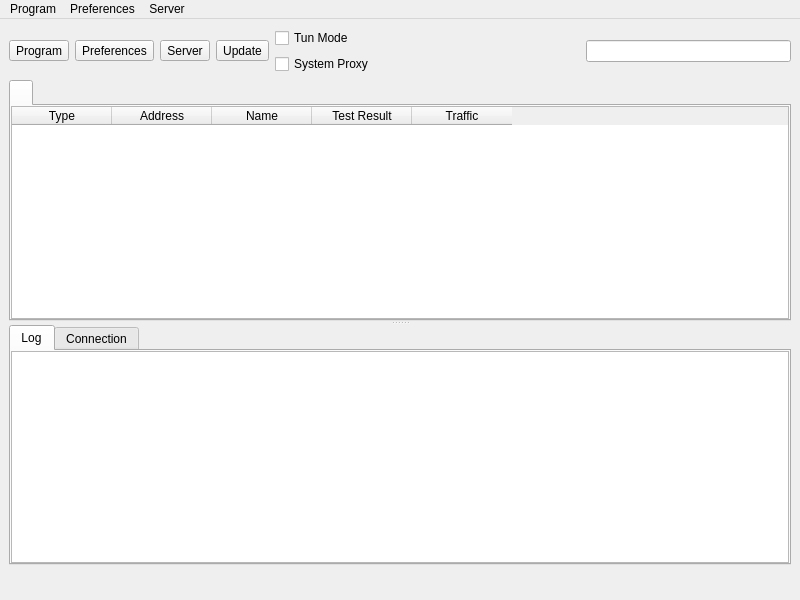
<?xml version="1.0" encoding="UTF-8"?>
<ui version="4.0">
 <class>MainWindow</class>
 <widget class="QMainWindow" name="MainWindow">
  <property name="geometry">
   <rect>
    <x>0</x>
    <y>0</y>
    <width>800</width>
    <height>600</height>
   </rect>
  </property>
  <property name="minimumSize">
   <size>
    <width>800</width>
    <height>600</height>
   </size>
  </property>
  <property name="windowTitle">
   <string notr="true">nya</string>
  </property>
  <widget class="QWidget" name="centralwidget">
   <layout class="QVBoxLayout" name="verticalLayout_3" stretch="0,0,0">
    <item>
     <layout class="QHBoxLayout" name="horizontalLayout_2">
      <item>
       <widget class="QToolButton" name="toolButton_program">
        <property name="text">
         <string>Program</string>
        </property>
        <property name="icon">
         <iconset theme="b-system-run">
          <normaloff>.</normaloff>.</iconset>
        </property>
        <property name="iconSize">
         <size>
          <width>24</width>
          <height>24</height>
         </size>
        </property>
        <property name="popupMode">
         <enum>QToolButton::InstantPopup</enum>
        </property>
        <property name="toolButtonStyle">
         <enum>Qt::ToolButtonTextUnderIcon</enum>
        </property>
       </widget>
      </item>
      <item>
       <widget class="QToolButton" name="toolButton_preferences">
        <property name="text">
         <string>Preferences</string>
        </property>
        <property name="icon">
         <iconset theme="b-preferences">
          <normaloff>.</normaloff>.</iconset>
        </property>
        <property name="iconSize">
         <size>
          <width>24</width>
          <height>24</height>
         </size>
        </property>
        <property name="popupMode">
         <enum>QToolButton::InstantPopup</enum>
        </property>
        <property name="toolButtonStyle">
         <enum>Qt::ToolButtonTextUnderIcon</enum>
        </property>
       </widget>
      </item>
      <item>
       <widget class="QToolButton" name="toolButton_server">
        <property name="text">
         <string>Server</string>
        </property>
        <property name="icon">
         <iconset theme="b-network-server">
          <normaloff>.</normaloff>.</iconset>
        </property>
        <property name="iconSize">
         <size>
          <width>24</width>
          <height>24</height>
         </size>
        </property>
        <property name="popupMode">
         <enum>QToolButton::InstantPopup</enum>
        </property>
        <property name="toolButtonStyle">
         <enum>Qt::ToolButtonTextUnderIcon</enum>
        </property>
       </widget>
      </item>
      <item>
       <widget class="QToolButton" name="toolButton_update">
        <property name="text">
         <string>Update</string>
        </property>
        <property name="icon">
         <iconset theme="b-system-software-update">
          <normaloff>.</normaloff>.</iconset>
        </property>
        <property name="iconSize">
         <size>
          <width>24</width>
          <height>24</height>
         </size>
        </property>
        <property name="popupMode">
         <enum>QToolButton::InstantPopup</enum>
        </property>
        <property name="toolButtonStyle">
         <enum>Qt::ToolButtonTextUnderIcon</enum>
        </property>
       </widget>
      </item>
      <item>
       <layout class="QVBoxLayout" name="verticalLayout_4">
        <item>
         <widget class="QCheckBox" name="checkBox_VPN">
          <property name="sizePolicy">
           <sizepolicy hsizetype="Minimum" vsizetype="Minimum">
            <horstretch>0</horstretch>
            <verstretch>0</verstretch>
           </sizepolicy>
          </property>
          <property name="text">
           <string>Tun Mode</string>
          </property>
         </widget>
        </item>
        <item>
         <widget class="QCheckBox" name="checkBox_SystemProxy">
          <property name="text">
           <string>System Proxy</string>
          </property>
         </widget>
        </item>
       </layout>
      </item>
      <item>
       <spacer name="horizontalSpacer">
        <property name="orientation">
         <enum>Qt::Horizontal</enum>
        </property>
        <property name="sizeHint" stdset="0">
         <size>
          <width>40</width>
          <height>20</height>
         </size>
        </property>
       </spacer>
      </item>
      <item>
       <widget class="QLineEdit" name="search">
        <property name="clearButtonEnabled">
         <bool>true</bool>
        </property>
       </widget>
      </item>
     </layout>
    </item>
    <item>
     <widget class="QSplitter" name="splitter">
      <property name="orientation">
       <enum>Qt::Vertical</enum>
      </property>
      <widget class="QTabWidget" name="tabWidget">
       <property name="currentIndex">
        <number>0</number>
       </property>
       <property name="movable">
        <bool>true</bool>
       </property>
       <widget class="QWidget" name="widget1">
        <attribute name="title">
         <string/>
        </attribute>
        <layout class="QGridLayout" name="gridLayout_2">
         <property name="leftMargin">
          <number>0</number>
         </property>
         <property name="topMargin">
          <number>0</number>
         </property>
         <property name="rightMargin">
          <number>0</number>
         </property>
         <property name="bottomMargin">
          <number>0</number>
         </property>
         <property name="spacing">
          <number>0</number>
         </property>
         <item row="0" column="0">
          <widget class="MyTableWidget" name="proxyListTable">
           <property name="contextMenuPolicy">
            <enum>Qt::CustomContextMenu</enum>
           </property>
           <property name="editTriggers">
            <set>QAbstractItemView::NoEditTriggers</set>
           </property>
           <property name="alternatingRowColors">
            <bool>true</bool>
           </property>
           <property name="selectionBehavior">
            <enum>QAbstractItemView::SelectRows</enum>
           </property>
           <property name="horizontalScrollMode">
            <enum>QAbstractItemView::ScrollPerPixel</enum>
           </property>
           <property name="wordWrap">
            <bool>false</bool>
           </property>
           <attribute name="horizontalHeaderMinimumSectionSize">
            <number>16</number>
           </attribute>
           <attribute name="horizontalHeaderHighlightSections">
            <bool>false</bool>
           </attribute>
           <attribute name="horizontalHeaderShowSortIndicator" stdset="0">
            <bool>false</bool>
           </attribute>
           <attribute name="verticalHeaderDefaultSectionSize">
            <number>30</number>
           </attribute>
           <column>
            <property name="text">
             <string>Type</string>
            </property>
           </column>
           <column>
            <property name="text">
             <string>Address</string>
            </property>
           </column>
           <column>
            <property name="text">
             <string>Name</string>
            </property>
           </column>
           <column>
            <property name="text">
             <string>Test Result</string>
            </property>
           </column>
           <column>
            <property name="text">
             <string>Traffic</string>
            </property>
           </column>
          </widget>
         </item>
        </layout>
       </widget>
      </widget>
      <widget class="QWidget" name="aaaaaaaaaaaaaaaaaa">
       <layout class="QVBoxLayout" name="aaaaaaaaaaaa" stretch="0">
        <item>
         <widget class="QTabWidget" name="down_tab">
          <property name="currentIndex">
           <number>0</number>
          </property>
          <widget class="QWidget" name="tab">
           <attribute name="title">
            <string>Log</string>
           </attribute>
           <layout class="QVBoxLayout" name="verticalLayout">
            <property name="spacing">
             <number>0</number>
            </property>
            <property name="leftMargin">
             <number>0</number>
            </property>
            <property name="topMargin">
             <number>0</number>
            </property>
            <property name="rightMargin">
             <number>0</number>
            </property>
            <property name="bottomMargin">
             <number>0</number>
            </property>
            <item>
             <widget class="QTextBrowser" name="masterLogBrowser">
              <property name="contextMenuPolicy">
               <enum>Qt::CustomContextMenu</enum>
              </property>
              <property name="openLinks">
               <bool>false</bool>
              </property>
             </widget>
            </item>
           </layout>
          </widget>
          <widget class="QWidget" name="tab_2">
           <attribute name="title">
            <string>Connection</string>
           </attribute>
           <layout class="QVBoxLayout" name="verticalLayout_2">
            <property name="spacing">
             <number>0</number>
            </property>
            <property name="leftMargin">
             <number>0</number>
            </property>
            <property name="topMargin">
             <number>0</number>
            </property>
            <property name="rightMargin">
             <number>0</number>
            </property>
            <property name="bottomMargin">
             <number>0</number>
            </property>
            <item>
             <widget class="QTableWidget" name="tableWidget_conn">
              <property name="contextMenuPolicy">
               <enum>Qt::CustomContextMenu</enum>
              </property>
              <property name="editTriggers">
               <set>QAbstractItemView::NoEditTriggers</set>
              </property>
              <property name="selectionBehavior">
               <enum>QAbstractItemView::SelectRows</enum>
              </property>
              <property name="verticalScrollMode">
               <enum>QAbstractItemView::ScrollPerPixel</enum>
              </property>
              <property name="horizontalScrollMode">
               <enum>QAbstractItemView::ScrollPerPixel</enum>
              </property>
              <attribute name="horizontalHeaderHighlightSections">
               <bool>false</bool>
              </attribute>
              <column>
               <property name="text">
                <string>Status</string>
               </property>
              </column>
              <column>
               <property name="text">
                <string>Outbound</string>
               </property>
              </column>
              <column>
               <property name="text">
                <string>Destination</string>
               </property>
              </column>
             </widget>
            </item>
           </layout>
          </widget>
         </widget>
        </item>
       </layout>
      </widget>
     </widget>
    </item>
    <item>
     <layout class="QHBoxLayout" name="horizontalLayout">
      <item>
       <widget class="QLabel" name="label_running">
        <property name="text">
         <string/>
        </property>
       </widget>
      </item>
      <item>
       <spacer name="horizontalSpacer_2">
        <property name="orientation">
         <enum>Qt::Horizontal</enum>
        </property>
        <property name="sizeType">
         <enum>QSizePolicy::Maximum</enum>
        </property>
        <property name="sizeHint" stdset="0">
         <size>
          <width>0</width>
          <height>20</height>
         </size>
        </property>
       </spacer>
      </item>
      <item>
       <widget class="QLabel" name="label_inbound">
        <property name="text">
         <string/>
        </property>
       </widget>
      </item>
      <item>
       <widget class="QLabel" name="label_speed">
        <property name="text">
         <string/>
        </property>
       </widget>
      </item>
     </layout>
    </item>
   </layout>
  </widget>
  <widget class="QMenuBar" name="menubar">
   <property name="geometry">
    <rect>
     <x>0</x>
     <y>0</y>
     <width>800</width>
     <height>32</height>
    </rect>
   </property>
   <widget class="QMenu" name="menu_program">
    <property name="title">
     <string>Program</string>
    </property>
    <widget class="QMenu" name="menu_spmode">
     <property name="title">
      <string>System Proxy</string>
     </property>
     <addaction name="menu_spmode_system_proxy"/>
     <addaction name="menu_spmode_vpn"/>
     <addaction name="menu_spmode_disabled"/>
    </widget>
    <widget class="QMenu" name="menu_program_preference">
     <property name="title">
      <string>Preferences</string>
     </property>
     <addaction name="actionfake"/>
    </widget>
    <widget class="QMenu" name="menuActive_Server">
     <property name="title">
      <string>Active Server</string>
     </property>
     <addaction name="actionfake_2"/>
    </widget>
    <widget class="QMenu" name="menuActive_Routing">
     <property name="title">
      <string>Active Routing</string>
     </property>
     <addaction name="actionfake_3"/>
    </widget>
    <addaction name="actionShow_window"/>
    <addaction name="menu_add_from_clipboard2"/>
    <addaction name="menu_scan_qr"/>
    <addaction name="separator"/>
    <addaction name="actionStart_with_system"/>
    <addaction name="actionRemember_last_proxy"/>
    <addaction name="actionAllow_LAN"/>
    <addaction name="menuActive_Server"/>
    <addaction name="menuActive_Routing"/>
    <addaction name="menu_spmode"/>
    <addaction name="menu_program_preference"/>
    <addaction name="separator"/>
    <addaction name="actionRestart_Proxy"/>
    <addaction name="actionRestart_Program"/>
    <addaction name="menu_exit"/>
   </widget>
   <widget class="QMenu" name="menu_preferences">
    <property name="title">
     <string>Preferences</string>
    </property>
    <addaction name="menu_manage_groups"/>
    <addaction name="menu_basic_settings"/>
    <addaction name="menu_routing_settings"/>
    <addaction name="menu_vpn_settings"/>
    <addaction name="menu_hotkey_settings"/>
    <addaction name="menu_open_config_folder"/>
   </widget>
   <widget class="QMenu" name="menu_server">
    <property name="title">
     <string>Server</string>
    </property>
    <widget class="QMenu" name="menu_share_item">
     <property name="title">
      <string>Share</string>
     </property>
     <addaction name="menu_qr"/>
     <addaction name="menu_export_config"/>
     <addaction name="separator"/>
     <addaction name="menu_copy_links"/>
     <addaction name="menu_copy_links_nkr"/>
    </widget>
    <widget class="QMenu" name="menuCurrent_Group">
     <property name="title">
      <string>Current Group</string>
     </property>
     <addaction name="actionfake_5"/>
     <addaction name="menu_tcp_ping"/>
     <addaction name="menu_url_test"/>
     <addaction name="menu_full_test"/>
     <addaction name="menu_stop_testing"/>
     <addaction name="menu_clear_test_result"/>
     <addaction name="menu_resolve_domain"/>
     <addaction name="separator"/>
     <addaction name="menu_remove_unavailable"/>
     <addaction name="menu_delete_repeat"/>
     <addaction name="separator"/>
     <addaction name="menu_update_subscription"/>
    </widget>
    <widget class="QMenu" name="menuCurrent_Select">
     <property name="title">
      <string>Current Select</string>
     </property>
     <addaction name="actionfake_4"/>
    </widget>
    <addaction name="menu_add_from_input"/>
    <addaction name="menu_add_from_clipboard"/>
    <addaction name="separator"/>
    <addaction name="menu_start"/>
    <addaction name="menu_stop"/>
    <addaction name="separator"/>
    <addaction name="menu_select_all"/>
    <addaction name="menu_move"/>
    <addaction name="menu_clone"/>
    <addaction name="menu_reset_traffic"/>
    <addaction name="menu_delete"/>
    <addaction name="separator"/>
    <addaction name="menu_share_item"/>
    <addaction name="separator"/>
    <addaction name="menuCurrent_Select"/>
    <addaction name="menuCurrent_Group"/>
    <addaction name="separator"/>
    <addaction name="menu_profile_debug_info"/>
    <addaction name="separator"/>
   </widget>
   <addaction name="menu_program"/>
   <addaction name="menu_preferences"/>
   <addaction name="menu_server"/>
  </widget>
  <action name="menu_exit">
   <property name="text">
    <string>Exit</string>
   </property>
  </action>
  <action name="actionShow_window">
   <property name="text">
    <string>Show Window</string>
   </property>
  </action>
  <action name="menu_basic_settings">
   <property name="text">
    <string>Basic Settings</string>
   </property>
  </action>
  <action name="menu_add_from_input">
   <property name="text">
    <string>New profile</string>
   </property>
  </action>
  <action name="menu_manage_groups">
   <property name="text">
    <string>Groups</string>
   </property>
  </action>
  <action name="menu_start">
   <property name="text">
    <string>Start</string>
   </property>
   <property name="shortcut">
    <string notr="true">Return</string>
   </property>
  </action>
  <action name="menu_stop">
   <property name="text">
    <string>Stop</string>
   </property>
   <property name="shortcut">
    <string notr="true">Ctrl+S</string>
   </property>
  </action>
  <action name="menu_routing_settings">
   <property name="text">
    <string>Routing Settings</string>
   </property>
  </action>
  <action name="menu_add_from_clipboard">
   <property name="text">
    <string>Add profile from clipboard</string>
   </property>
   <property name="shortcut">
    <string notr="true">Ctrl+V</string>
   </property>
  </action>
  <action name="menu_delete">
   <property name="text">
    <string>Delete</string>
   </property>
   <property name="shortcut">
    <string notr="true">Del</string>
   </property>
  </action>
  <action name="menu_add_from_clipboard2">
   <property name="text">
    <string>Add profile from clipboard</string>
   </property>
  </action>
  <action name="menu_profile_debug_info">
   <property name="text">
    <string>Debug Info</string>
   </property>
  </action>
  <action name="menu_qr">
   <property name="text">
    <string>QR Code and link</string>
   </property>
   <property name="shortcut">
    <string notr="true">Ctrl+Q</string>
   </property>
  </action>
  <action name="menu_copy_link">
   <property name="text">
    <string>Copy Link</string>
   </property>
  </action>
  <action name="menu_tcp_ping">
   <property name="text">
    <string notr="true">Tcp Ping</string>
   </property>
   <property name="shortcut">
    <string notr="true">Ctrl+Shift+T</string>
   </property>
  </action>
  <action name="menu_url_test">
   <property name="text">
    <string notr="true">Url Test</string>
   </property>
   <property name="shortcut">
    <string notr="true">Ctrl+Shift+U</string>
   </property>
  </action>
  <action name="menu_clear_test_result">
   <property name="text">
    <string>Clear Test Result</string>
   </property>
   <property name="shortcut">
    <string notr="true">Ctrl+Shift+C</string>
   </property>
  </action>
  <action name="menu_export_config">
   <property name="text">
    <string>Export %1 config</string>
   </property>
   <property name="shortcut">
    <string notr="true">Ctrl+E</string>
   </property>
  </action>
  <action name="menu_reset_traffic">
   <property name="text">
    <string>Reset Traffic</string>
   </property>
   <property name="shortcut">
    <string notr="true">Ctrl+R</string>
   </property>
  </action>
  <action name="menu_scan_qr">
   <property name="text">
    <string>Scan QR Code</string>
   </property>
  </action>
  <action name="menu_spmode_system_proxy">
   <property name="checkable">
    <bool>true</bool>
   </property>
   <property name="text">
    <string>Enable System Proxy</string>
   </property>
  </action>
  <action name="menu_spmode_disabled">
   <property name="checkable">
    <bool>true</bool>
   </property>
   <property name="text">
    <string>Disable</string>
   </property>
  </action>
  <action name="menu_delete_repeat">
   <property name="text">
    <string>Remove Duplicates</string>
   </property>
   <property name="shortcut">
    <string notr="true">Ctrl+Shift+D</string>
   </property>
  </action>
  <action name="actionfake">
   <property name="text">
    <string>fake</string>
   </property>
   <property name="visible">
    <bool>false</bool>
   </property>
  </action>
  <action name="menu_move">
   <property name="text">
    <string>Move</string>
   </property>
   <property name="shortcut">
    <string notr="true">Ctrl+M</string>
   </property>
  </action>
  <action name="actionStart_with_system">
   <property name="checkable">
    <bool>true</bool>
   </property>
   <property name="text">
    <string>Start with system</string>
   </property>
  </action>
  <action name="actionRemember_last_proxy">
   <property name="checkable">
    <bool>true</bool>
   </property>
   <property name="text">
    <string>Remember last profile</string>
   </property>
  </action>
  <action name="actionAllow_LAN">
   <property name="checkable">
    <bool>true</bool>
   </property>
   <property name="text">
    <string>Allow other devices to connect</string>
   </property>
  </action>
  <action name="menu_remove_unavailable">
   <property name="text">
    <string>Remove Unavailable</string>
   </property>
   <property name="shortcut">
    <string notr="true">Ctrl+Shift+R</string>
   </property>
  </action>
  <action name="menu_full_test">
   <property name="text">
    <string>Full Test</string>
   </property>
   <property name="shortcut">
    <string notr="true">Ctrl+Shift+F</string>
   </property>
  </action>
  <action name="menu_hotkey_settings">
   <property name="text">
    <string>Hotkey Settings</string>
   </property>
  </action>
  <action name="menu_select_all">
   <property name="text">
    <string>Select All</string>
   </property>
   <property name="shortcut">
    <string notr="true">Ctrl+A</string>
   </property>
  </action>
  <action name="menu_copy_links_nkr">
   <property name="text">
    <string>Copy links of selected (Neko Links)</string>
   </property>
   <property name="shortcut">
    <string notr="true">Ctrl+Alt+C</string>
   </property>
  </action>
  <action name="actionfake_2">
   <property name="text">
    <string>fake</string>
   </property>
   <property name="visible">
    <bool>false</bool>
   </property>
  </action>
  <action name="actionfake_3">
   <property name="text">
    <string>fake</string>
   </property>
   <property name="visible">
    <bool>false</bool>
   </property>
  </action>
  <action name="menu_copy_links">
   <property name="text">
    <string>Copy links of selected</string>
   </property>
   <property name="shortcut">
    <string notr="true">Ctrl+C</string>
   </property>
  </action>
  <action name="menu_spmode_vpn">
   <property name="checkable">
    <bool>true</bool>
   </property>
   <property name="text">
    <string>Enable Tun</string>
   </property>
  </action>
  <action name="menu_clone">
   <property name="text">
    <string>Clone</string>
   </property>
   <property name="shortcut">
    <string notr="true">Ctrl+D</string>
   </property>
  </action>
  <action name="menu_update_subscription">
   <property name="text">
    <string>Update subscription</string>
   </property>
   <property name="shortcut">
    <string notr="true">Ctrl+U</string>
   </property>
  </action>
  <action name="menu_resolve_domain">
   <property name="text">
    <string>Resolve domain</string>
   </property>
   <property name="shortcut">
    <string notr="true">Ctrl+Shift+I</string>
   </property>
  </action>
  <action name="menu_vpn_settings">
   <property name="text">
    <string>Tun Settings</string>
   </property>
  </action>
  <action name="actionRestart_Program">
   <property name="text">
    <string>Restart Program</string>
   </property>
  </action>
  <action name="menu_open_config_folder">
   <property name="text">
    <string>Open Config Folder</string>
   </property>
  </action>
  <action name="actionfake_4">
   <property name="text">
    <string notr="true">fake</string>
   </property>
   <property name="visible">
    <bool>false</bool>
   </property>
  </action>
  <action name="actionfake_5">
   <property name="text">
    <string notr="true">fake</string>
   </property>
   <property name="visible">
    <bool>false</bool>
   </property>
  </action>
  <action name="actionRestart_Proxy">
   <property name="text">
    <string>Restart Proxy</string>
   </property>
  </action>
  <action name="menu_stop_testing">
   <property name="text">
    <string>Stop Testing</string>
   </property>
  </action>
 </widget>
 <customwidgets>
  <customwidget>
   <class>MyTableWidget</class>
   <extends>QTableWidget</extends>
   <header>ui/widget/MyTableWidget.h</header>
  </customwidget>
 </customwidgets>
 <resources/>
 <connections/>
</ui>
